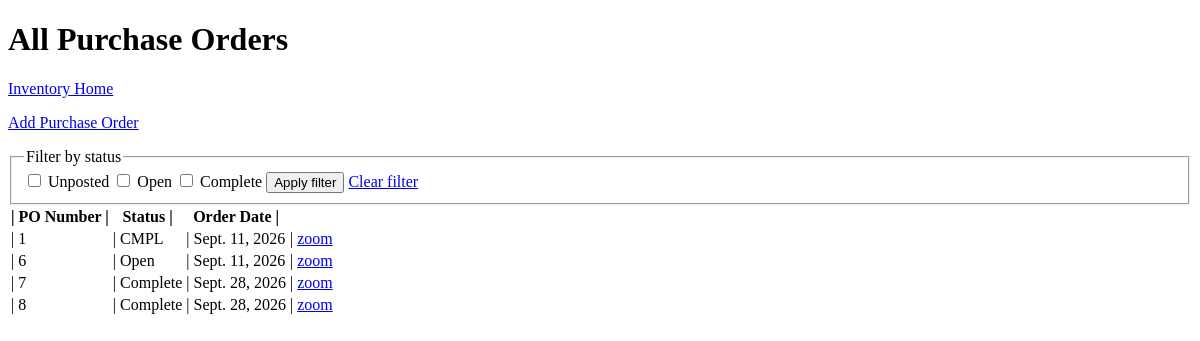
Before: /inventory/purchase_orders/ with the older database file.
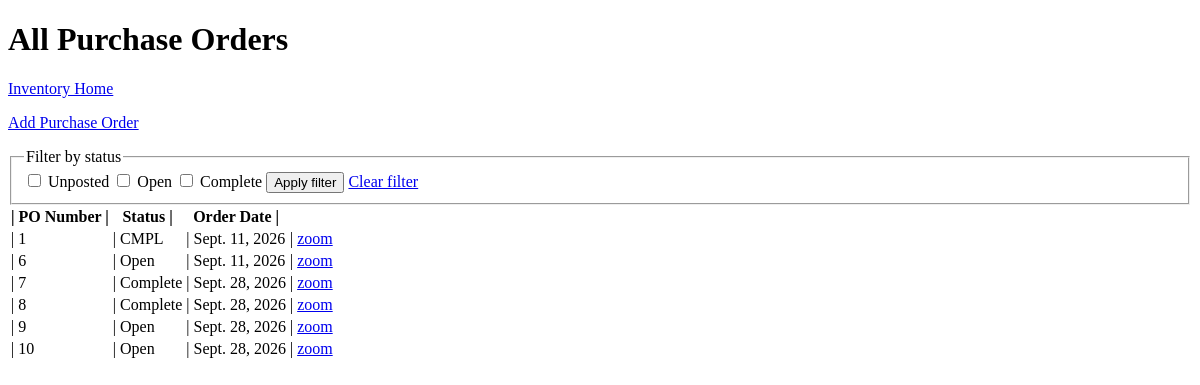
After: the same page with the newer database file.
### inventory/models.py (models this page shows, shortened)
class Purchase_Order(models.Model):
    class Status(models.TextChoices):
        UNPOSTED = 'UPST', ('Unposted')
        OPEN = 'OPEN', ('Open')
        COMPLETE = 'CMPL', ('Complete')
    po_num = models.IntegerField(primary_key=True)
    order_date = models.DateField(null=True, blank=True)
    status = models.TextField(choices=Status.choices, default='Unposted', max_length=10)

### inventory/views.py (the view)
# urls.py: path('inventory/purchase_orders/', views.all_pos, name="purchase_order_overview"),
def all_pos(request):
    statuses = ['Unposted', 'Open', 'Complete']
    selected_statuses = [
        status for status in request.GET.getlist('status')
        if status in statuses
    ]
    purchase_orders = Purchase_Order.objects.all()
    if selected_statuses:
        purchase_orders = purchase_orders.filter(status__in=selected_statuses)
    table = []
    for po in purchase_orders:
        table.append({
            'po_num': po.po_num,
            'date': po.order_date,
            'status': po.status
        })
    return render(request, 'inventory/all_pos.html', {
        'table': table,
        'statuses': statuses,
        'selected_statuses': selected_statuses,
    })

### inventory/templates/inventory/all_pos.html (shortened to what this page needs)
<!DOCTYPE html>
<html lang="en">
<head>
</head>
<body>
	<header>
		<h1>All Purchase Orders</h1>
	</header>
	<p><a href="/inventory/">Inventory Home</a></p>
	<p><a href="/inventory/purchase_orders/add">Add Purchase Order</a></p>
    <form method="get">
        <fieldset>
            <legend>Filter by status</legend>
            {% for status in statuses %}
                <label>
                    <input type="checkbox" name="status" value="{{ status }}"
                        {% if status in selected_statuses %}checked{% endif %}>
                    {{ status }}
                </label>
            {% endfor %}
            <button type="submit">Apply filter</button>
            <a href="{% url 'purchase_order_overview' %}">Clear filter</a>
        </fieldset>
    </form>
    <table>
        <tbody>
            <tr>
                <th>| PO Number | </th>
                <th>Status | </th>
                <th>Order Date | </th>
            </tr>
                {% for entry in table %}
                    <tr>
                        <td>| {{ entry.po_num }}</td>
                        <td>| {{ entry.status }}</td>
                        <td>| {{ entry.date }}</td>
                        <td>| <a href="/inventory/purchase_orders/zoom/{{ entry.po_num }}">zoom</a></td>
                    </tr>
                {% endfor %}
        </tbody>
    </table>
</body>
</html>

Changed rows visible on the page:
added Purchase_Order: status "Open", date "Sept. 28, 2026"
added Purchase_Order: status "Open", date "Sept. 28, 2026"
Other visible differences:
new list line: "| 9 | | | zoom"
new list line: "| 10 | | | zoom"
